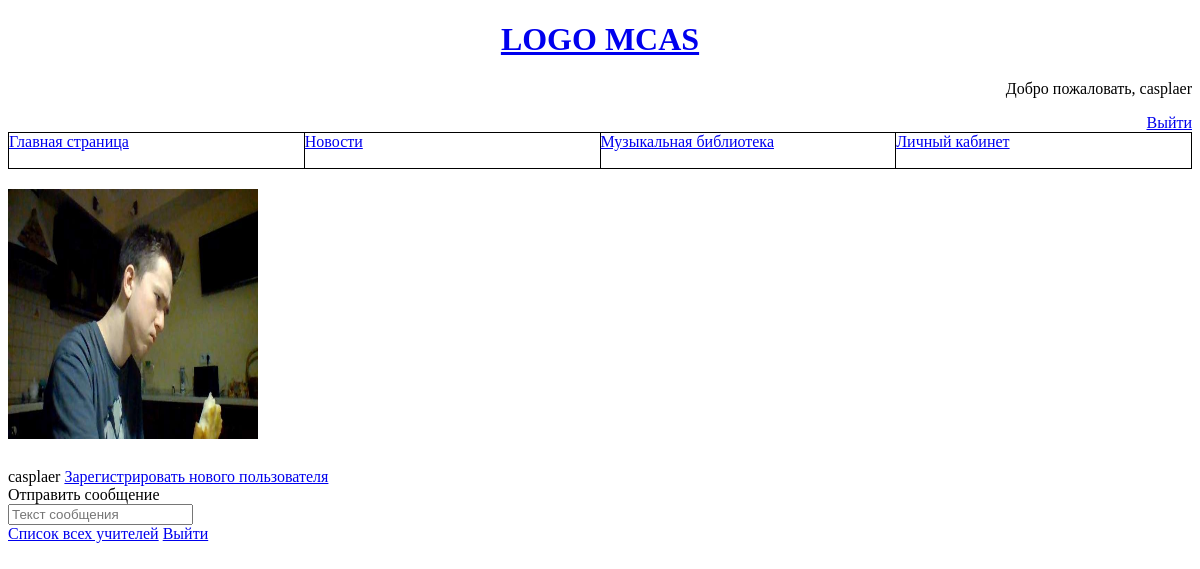
/profile/1/ (signed in), run on an earlier commit of the app's database.
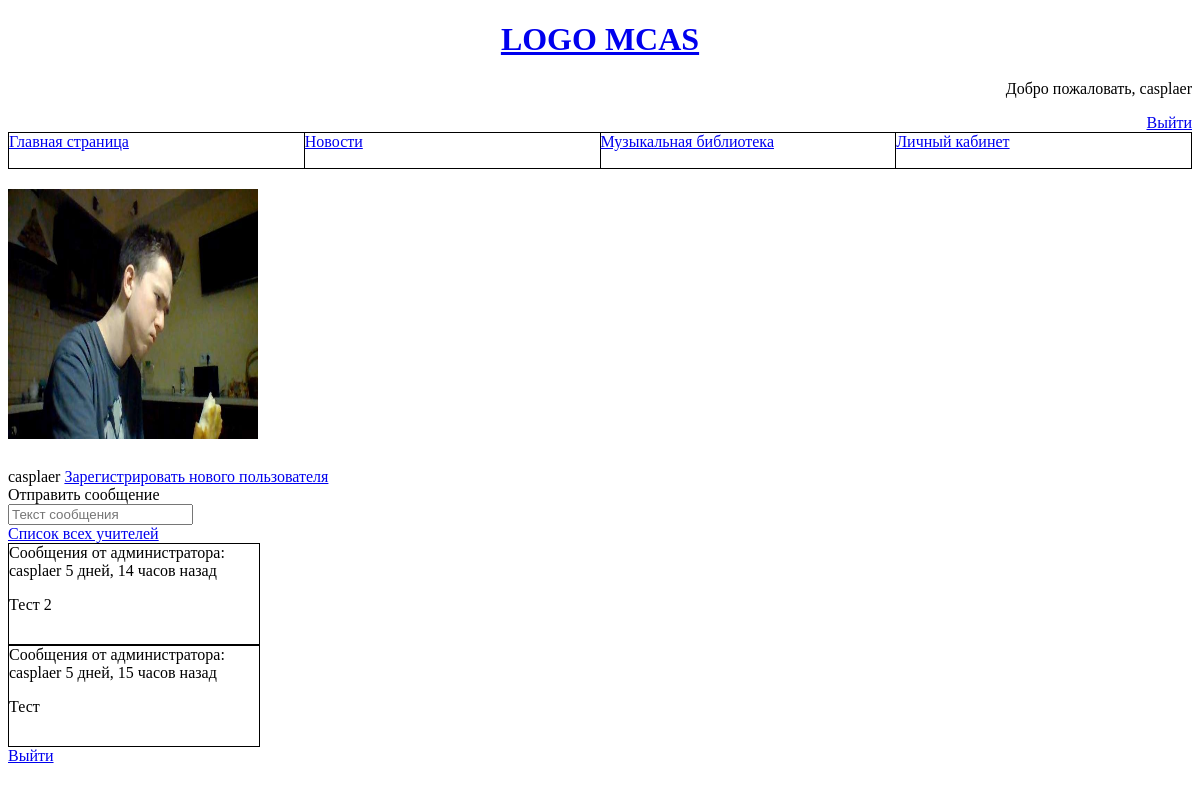
And on a later commit of the database.
### base/models.py (models this page shows, shortened)
class User(AbstractUser):
    STATUS_CHOICES = (
        ('admin', 'Администратор'),
        ('student', 'Ученик'),
        ('concertmaster', 'Концертмейстер'),
        ('editor', 'Редактор'),
        ('teacher', 'Учитель'),
    )
    name = models.CharField(max_length=200, null = True)
    bio = models.TextField(null = True)
    status = models.CharField(max_length=20, choices=STATUS_CHOICES, null=True)
    avatar = models.ImageField(upload_to='files/images', null = True, default="images/default.jpg", verbose_name="Загрузите аватар для профиля")
    USERNAME_FIELD = 'username'
    REQUIRED_FIELDS = []

class Message(models.Model):
    user = models.ForeignKey(User, on_delete=models.CASCADE)
    body = models.TextField()
    created = models.DateTimeField(auto_now_add=True)

### base/views.py (the view)
# urls.py: path('profile/<str:pk>/', views.userProfile, name = 'user-profile'),
@login_required(login_url='/login')
def userProfile(request, pk):
    user = User.objects.get(id = pk)
    msgs = user.message_set.all().order_by('-created')
    if request.method == 'POST':
        msg = Message.objects.create(
            user = request.user,
            body=request.POST.get('body')
        )
        return redirect('user-profile', request.user.id)
    context = {'user' : user, 'msgs':msgs}
    return render(request, 'base/profile.html', context)

### base/templates/base/profile.html (shortened to what this page needs)
{% extends 'main.html' %}
{% block content %}
    <div>
        <form method="post" action="">
            <img width="250px" height="250px" src = "{{ user.avatar.url }}"/>
            {{user.username}}
            {% if user.status == 'admin' or user.is_staff %}
                <a href= '{% url "register" %}'>Зарегистрировать нового пользователя</a>
                <div>Отправить сообщение</div>
                <div class="message-form">
                <form method="post" action="">
                    <input type="text" name="body" placeholder="Текст сообщения"/>
                </form>
                </div>
                <a href="{% url 'teacher-list' %}">Список всех учителей</a>
            {% endif %}
            {% if request.user.is_staff or request.user.status == 'teacher' %}
                {% for msg in msgs %}
                    <div style="border: 1px solid black; width: 250px; height: 100px;">
                        <div>Сообщения от администратора:
                            {{ msg.user }} {{ msg.created|timesince }} назад</div>
                        <p>{{ msg.body }}</p>
                    </div>
                {% endfor %}
            {% endif %}
            <a href="{% url 'logout' %}">Выйти</a>
        </form>
    </div>
{% endblock content %}

### templates/main.html (shortened to what this page needs)
<!DOCTYPE html>
<head>
</head>
<body>
    {% include 'navbar.html' %}
    {% block content %}
    {% endblock %}
</body>
</html>

### templates/navbar.html
<a href="/">
    <h1 style="text-align: center">LOGO MCAS</h1>
</a>
<div style="text-align: right;">
    {% if request.user.is_authenticated %}
        <p>Добро пожаловать, {{ request.user }}</p>
        <a href="{% url 'logout' %}">Выйти</a>
    {% else %}
        <a href="{% url 'login' %}">Войти</a>
    {% endif %}
</div>
<div style="margin-bottom: 20px;display: flex; height: 35px; border: 1px solid black; ">
  <div style="width: 25%; border-right: 1px solid black;">
      <a href = '{% url "home" %}'>Главная страница</a>
  </div>
  <div style="width: 25%;border-right: 1px solid black;">
      <a href="{% url 'news' %}">Новости</a>
  </div>
  <div style="width: 25%;border-right: 1px solid black;">
      <a href="{% url 'music-library' %}">Музыкальная библиотека</a>
  </div>
  <div style="width: 25%;">
      <a href="{% url 'user-profile' user.id %}">Личный кабинет</a>
  </div>
</div>

What changed in the data, as far as the page shows it:
added Message: user "casplaer", created "5 дней, 14 часов", body "Тест 2"
added Message: user "casplaer", created "5 дней, 15 часов", body "Тест"
